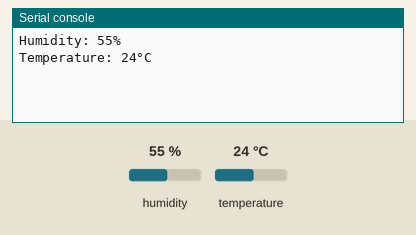
Simulated run of this program. Board: ESP32 board running MicroPython. On the bench: the last lines printed to the serial console. The inputs (shaded band) are chosen by the test bench; at power-on: humidity 55 %, temperature 24 °C.

Above: at 1.2 s.
1.3 s: humidity set to 22 %
At 6.5 s:
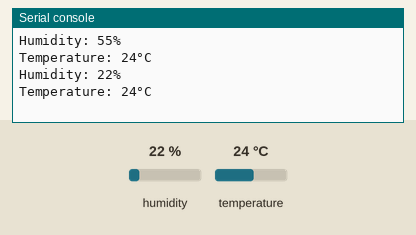
7.3 s: temperature set to 12 °C
At 11.2 s:
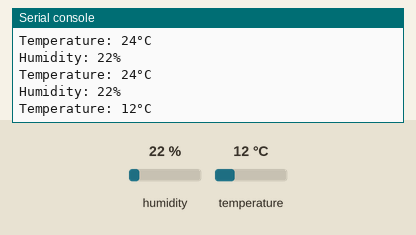
13.3 s: humidity set to 40 %
At 15.8 s:
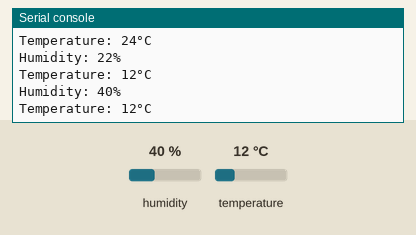
Timing chart, 0 to 17.3 s (numbered marks = the images above; inputs shaded):
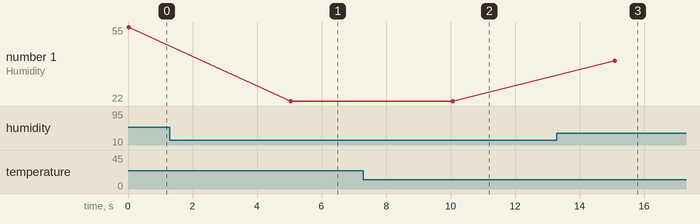

The program:

lab4_dht11.py
```python
# -*- coding: utf-8 -*-
"""LAB4_DHT11.ipynb

Automatically generated by Colaboratory.

Original file is located at
    https://colab.research.google.com/github/jumbokh/micropython_class/blob/master/ESP32/LAB4_DHT11.ipynb
"""

'''
材料清單：
DHT11 * 1
10k歐姆電阻 * 1
104 (0.1u)電容 * 1
杜邦線 * 3
data port: D1 (GPIO5)
'''

"""![DHT11](https://github.com/jumbokh/micropython_class/blob/master/ESP32/images/DHT11.jpg?raw=1)
![接線圖](https://github.com/jumbokh/micropython_class/blob/master/ESP32/images/MP_DHT11_bb.jpg?raw=1)
"""

# Commented out IPython magic to ensure Python compatibility.
# %serialconnect --port COM9

from machine import Pin
import dht
import time

d = dht.DHT11(Pin(5))

while True:
    d.measure()
    temp = d.temperature()
    hum = d.humidity()
    print('Humidity: {}%'.format(hum))
    print('Temperature: {}{}C'.format(temp, '\u00b0'))
    time.sleep(5)
```

Measured:
- after the input at 1.3 s, the serial console: prints a new line after 3.7 s (image 1)
- after the input at 7.3 s, the serial console: prints a new line after 2.8 s (image 2)
- after the input at 13.3 s, the serial console: prints a new line after 1.8 s (image 3)
- plotted number 1: 55 → 22 after the input at 1.3 s, 22 → 40 after the input at 13.3 s
